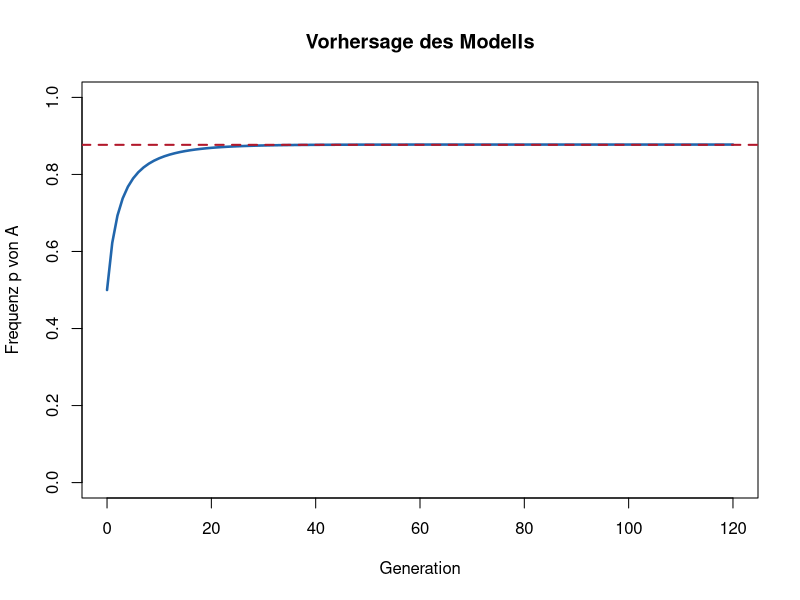
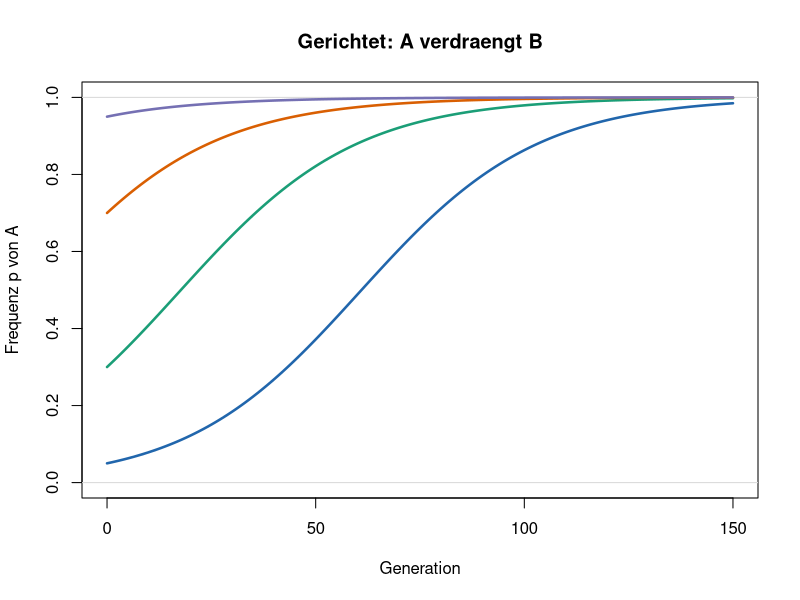
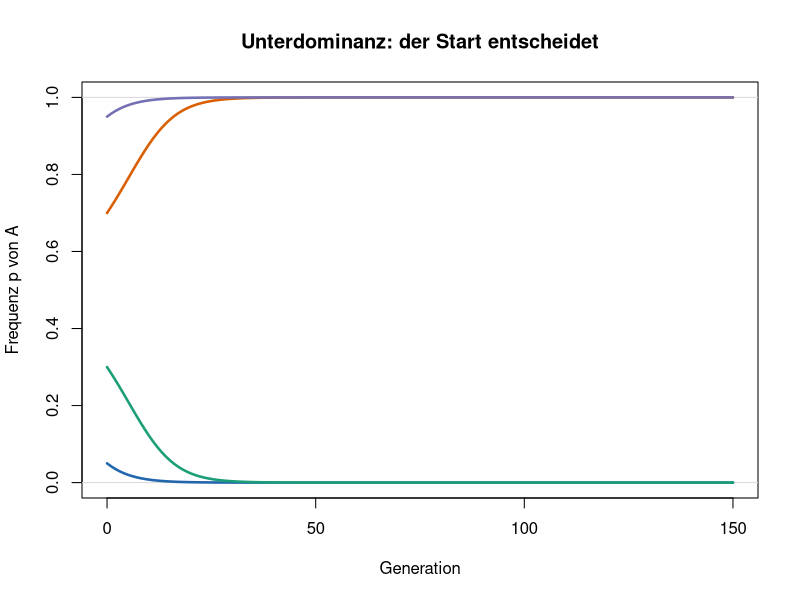
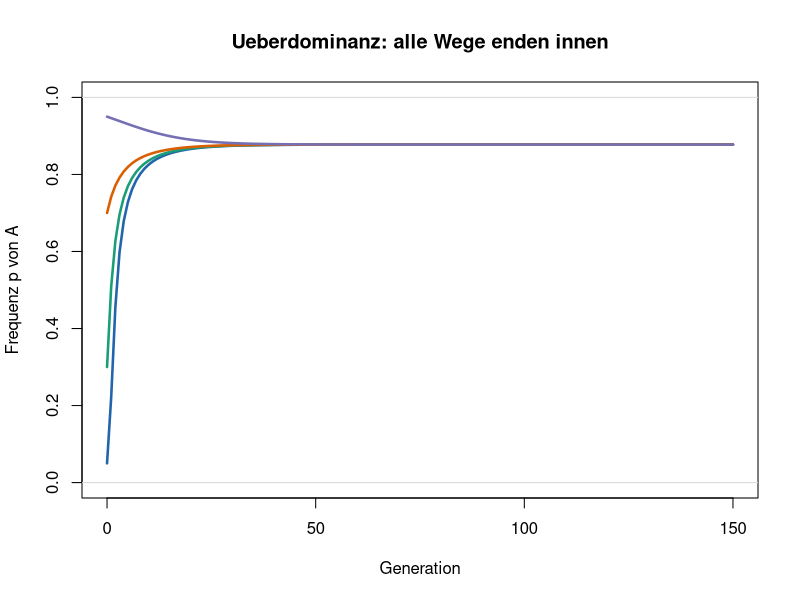
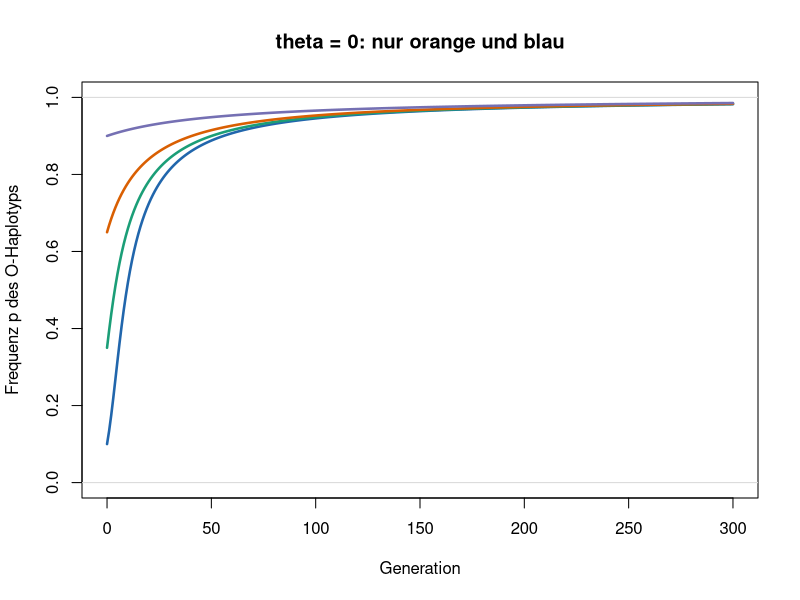
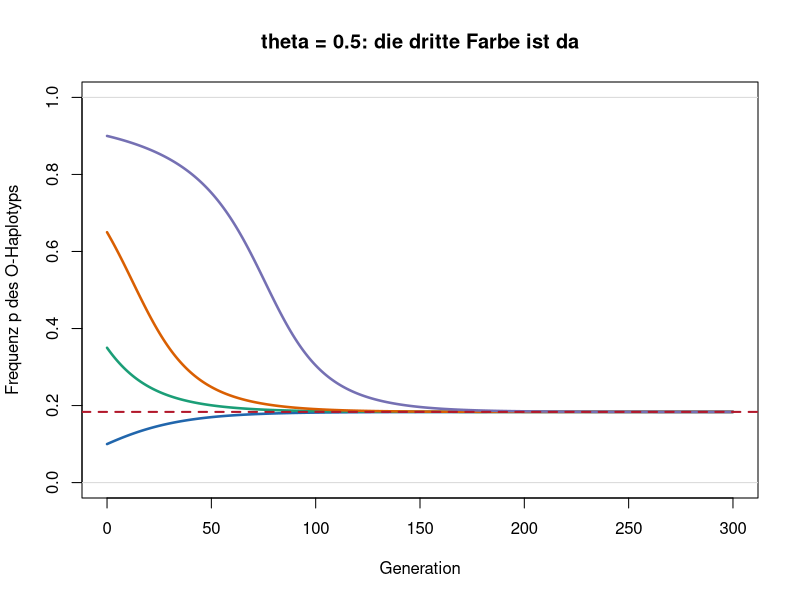
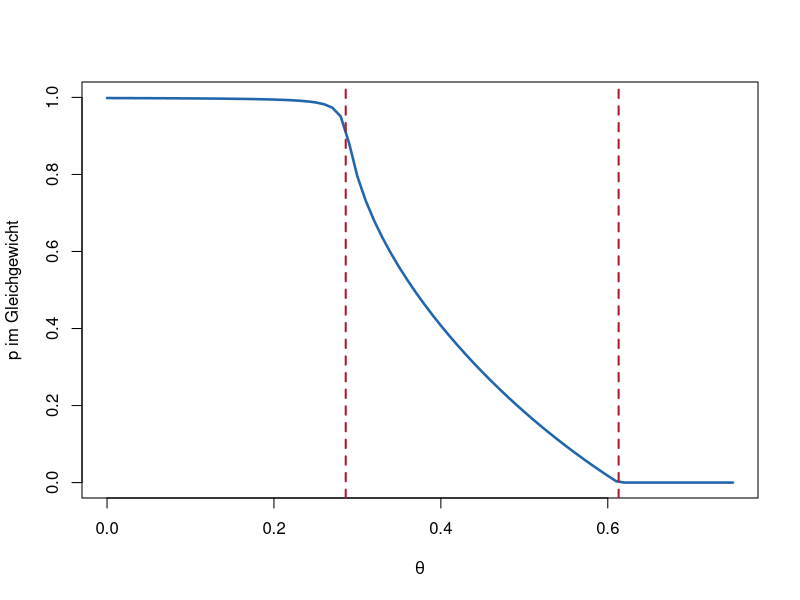

The R script that drew these images, in order:
## ---- chunk 1
#| include: false
sichel <- read.csv("data/sickle_nigeria.csv")
sichel$n <- sichel$AA + sichel$AS + sichel$SS
sichel$p <- (2 * sichel$AA + sichel$AS) / (2 * sichel$n)

erwartet <- function(zeile) {
  p <- zeile$p
  c(AA = p^2, AS = 2 * p * (1 - p), SS = (1 - p)^2) * zeile$n
}

selektionsschritt <- function(p, w) {
  q <- 1 - p
  w_quer <- p^2 * w[1] + 2 * p * q * w[2] + q^2 * w[3]
  (p^2 * w[1] + p * q * w[2]) / w_quer
}

simuliere <- function(p0, w, generationen = 150) {
  p <- numeric(generationen + 1)
  p[1] <- p0
  for (t in seq_len(generationen)) p[t + 1] <- selektionsschritt(p[t], w)
  p
}

trajektorien <- function(w, starts = c(0.05, 0.3, 0.7, 0.95),
                         generationen = 150, main = "") {
  farben <- c("#2166ac", "#1b9e77", "#d95f02", "#7570b3")
  plot(NA, xlim = c(0, generationen), ylim = c(0, 1),
       xlab = "Generation", ylab = "Frequenz p von A", main = main)
  abline(h = c(0, 1), col = "grey85")
  for (i in seq_along(starts)) {
    lines(0:generationen, simuliere(starts[i], w, generationen),
          lwd = 2.5, col = farben[i])
  }
}

## Teil 4: Kehlfarben-Modell
make_rps_A <- function(s, w) {           # aus Woche 4
  matrix(c(1, w, s,
           s, 1, w,
           w, s, 1), nrow = 3, byrow = TRUE)
}

morphen <- function(p, theta) {
  q <- 1 - p
  c(orange = p^2 + 2 * p * q, blau = (1 - theta) * q^2, gelb = theta * q^2)
}

corl_schritt <- function(p, theta, s = 1.2, w = 0.5, C = 2) {
  f   <- morphen(p, theta)
  W   <- C - as.vector(make_rps_A(s, w) %*% f)
  w_O <- W[1]
  w_B <- (1 - theta) * W[2] + theta * W[3]
  w_quer <- f[["orange"]] * w_O + (1 - p)^2 * w_B
  p * w_O / w_quer
}

corl <- function(p0, theta, generationen = 300, ...) {
  p <- numeric(generationen + 1)
  p[1] <- p0
  for (t in seq_len(generationen)) p[t + 1] <- corl_schritt(p[t], theta, ...)
  p
}

kehlfarben_bahnen <- function(theta, main = "", generationen = 300,
                              starts = c(0.10, 0.35, 0.65, 0.90)) {
  farben <- c("#2166ac", "#1b9e77", "#d95f02", "#7570b3")
  plot(NA, xlim = c(0, generationen), ylim = c(0, 1), xlab = "Generation",
       ylab = "Frequenz p des O-Haplotyps", main = main)
  abline(h = c(0, 1), col = "grey85")
  for (i in seq_along(starts)) {
    lines(0:generationen, corl(starts[i], theta, generationen),
          lwd = 2.5, col = farben[i])
  }
}
## ---- chunk 2
#| echo: true
sichel <- read.csv("data/sickle_nigeria.csv")
sichel$n <- sichel$AA + sichel$AS + sichel$SS
sichel$p <- (2 * sichel$AA + sichel$AS) / (2 * sichel$n)

sichel[, c("stadium", "AA", "AS", "SS", "n")]
## ---- chunk 3
#| echo: true
neu <- sichel[sichel$stadium == "Neugeborene", ]
round(erwartet(neu), 1)      # Hardy-Weinberg-Erwartung
c(AA = neu$AA, AS = neu$AS, SS = neu$SS)
## ---- chunk 4
#| echo: true
erw <- sichel[sichel$stadium == "Erwachsene", ]
round(erwartet(erw), 1)
c(AA = erw$AA, AS = erw$AS, SS = erw$SS)
## ---- chunk 5
#| echo: true
anteil <- c(AA = erw$AA, AS = erw$AS, SS = erw$SS) / erwartet(erw)
w <- round(anteil / max(anteil), 3)
w
## ---- chunk 6
#| echo: true
selektionsschritt <- function(p, w) {
  q <- 1 - p
  w_quer <- p^2 * w[1] + 2 * p * q * w[2] + q^2 * w[3]
  (p^2 * w[1] + p * q * w[2]) / w_quer
}

selektionsschritt(p = 0.5, w = c(0.88, 1, 0.14))
## ---- chunk 7
#| echo: true
#| fig-height: 3.3
#| fig-width: 7.6
w_sichel <- c(0.88, 1, 0.14)
bahn <- simuliere(p0 = 0.5, w = w_sichel, generationen = 120)

plot(0:120, bahn, type = "l", lwd = 2.5, col = "#2166ac", ylim = c(0, 1),
     xlab = "Generation", ylab = "Frequenz p von A",
     main = "Vorhersage des Modells")
abline(h = erw$p, lty = 2, col = "#b2182b", lwd = 2)
## ---- chunk 8
#| echo: true
c(modell = round(tail(bahn, 1), 3),
  beobachtet = round(erw$p, 3))
## ---- chunk 9
#| fig-height: 3.4
#| fig-width: 7.6
trajektorien(c(1.1, 1.05, 1), main = "Gerichtet: A verdraengt B")
## ---- chunk 10
#| fig-height: 3.4
#| fig-width: 7.6
trajektorien(c(1.1, 0.9, 1.1), main = "Unterdominanz: der Start entscheidet")
## ---- chunk 11
#| fig-height: 3.4
#| fig-width: 7.6
trajektorien(c(0.88, 1, 0.14), main = "Ueberdominanz: alle Wege enden innen")
## ---- chunk 12
#| echo: true
morphen <- function(p, theta) {
  q <- 1 - p
  c(orange = p^2 + 2 * p * q, blau = (1 - theta) * q^2, gelb = theta * q^2)
}

corl_schritt <- function(p, theta, s = 1.2, w = 0.5, C = 2) {
  f   <- morphen(p, theta)                       # 1 · Genetik zu Farben
  W   <- C - as.vector(make_rps_A(s, w) %*% f)   # 2 · Spiel aus Woche 4
  w_O <- W[1]
  w_B <- (1 - theta) * W[2] + theta * W[3]       # 3 · BB mittelt beide Wege
  p * w_O / (f[["orange"]] * w_O + (1 - p)^2 * w_B)
}
## ---- chunk 13
#| echo: true
#| fig-height: 3.3
#| fig-width: 7.6
kehlfarben_bahnen(theta = 0, main = "theta = 0: nur orange und blau")
## ---- chunk 14
#| echo: true
#| fig-height: 3.3
#| fig-width: 7.6
kehlfarben_bahnen(theta = 0.5, main = "theta = 0.5: die dritte Farbe ist da")
abline(h = 1 - sqrt(2/3), lty = 2, col = "#b2182b", lwd = 2)
## ---- chunk 15
#| echo: true
#| fig-height: 3.2
#| fig-width: 7.6
theta_werte <- seq(0, 0.75, by = 0.01)
p_eq <- sapply(theta_werte, function(th) tail(corl(0.5, th, 3000), 1))

plot(theta_werte, p_eq, type = "l", lwd = 2.5, col = "#2166ac", ylim = c(0, 1),
     xlab = expression(theta), ylab = "p im Gleichgewicht")
abline(v = c(0.286, 0.613), lty = 2, col = "#b2182b", lwd = 2)
## ---- chunk 16
#| echo: true
simuliere <- function(p0, w, generationen = 150) {
  p <- numeric(generationen + 1)
  p[1] <- p0
  for (t in seq_len(generationen)) p[t + 1] <- selektionsschritt(p[t], w)
  p
}
## ---- chunk 17
#| echo: true
staerken <- c(0.1, 0.3, 0.5, 0.9)

endwerte <- sapply(staerken, function(t) {
  w <- c(1 - 0.12, 1, 1 - t)
  tail(simuliere(p0 = 0.5, w = w, generationen = 300), 1)
})

round(endwerte, 3)
